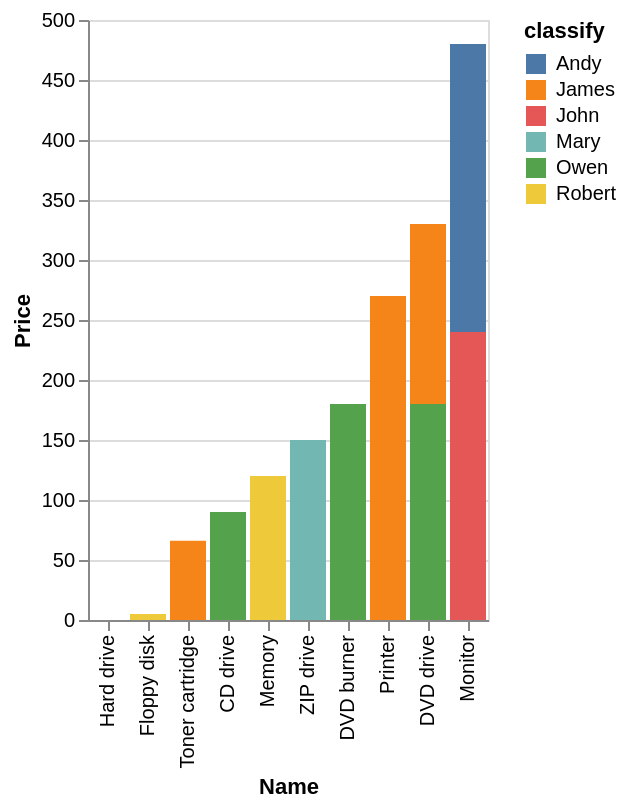

Vega-Lite specification for this chart:
### Vega-Lite specification from a JSON file in a GitHub repository (floating-point values rounded to 4 significant figures)
{"data": {"values": [{"x_data": "Floppy disk", "y_data": 0, "classify": "Andy"}, {"x_data": "Toner cartridge", "y_data": 0, "classify": "Andy"}, {"x_data": "CD drive", "y_data": 0, "classify": "Andy"}, {"x_data": "Memory", "y_data": 0, "classify": "Andy"}, {"x_data": "ZIP drive", "y_data": 0, "classify": "Andy"}, {"x_data": "DVD burner", "y_data": 0, "classify": "Andy"}, {"x_data": "Hard drive", "y_data": 0, "classify": "Andy"}, {"x_data": "Monitor", "y_data": 240, "classify": "Andy"}, {"x_data": "Printer", "y_data": 0, "classify": "Andy"}, {"x_data": "DVD drive", "y_data": 0, "classify": "Andy"}, {"x_data": "Floppy disk", "y_data": 0, "classify": "James"}, {"x_data": "Toner cartridge", "y_data": 66, "classify": "James"}, {"x_data": "CD drive", "y_data": 0, "classify": "James"}, {"x_data": "Memory", "y_data": 0, "classify": "James"}, {"x_data": "ZIP drive", "y_data": 0, "classify": "James"}, {"x_data": "DVD burner", "y_data": 0, "classify": "James"}, {"x_data": "Hard drive", "y_data": 0, "classify": "James"}, {"x_data": "Monitor", "y_data": 0, "classify": "James"}, {"x_data": "Printer", "y_data": 270, "classify": "James"}, {"x_data": "DVD drive", "y_data": 150, "classify": "James"}, {"x_data": "Floppy disk", "y_data": 0, "classify": "John"}, {"x_data": "Toner cartridge", "y_data": 0, "classify": "John"}, {"x_data": "CD drive", "y_data": 0, "classify": "John"}, {"x_data": "Memory", "y_data": 0, "classify": "John"}, {"x_data": "ZIP drive", "y_data": 0, "classify": "John"}, {"x_data": "DVD burner", "y_data": 0, "classify": "John"}, {"x_data": "Hard drive", "y_data": 0, "classify": "John"}, {"x_data": "Monitor", "y_data": 240, "classify": "John"}, {"x_data": "Printer", "y_data": 0, "classify": "John"}, {"x_data": "DVD drive", "y_data": 0, "classify": "John"}, {"x_data": "Floppy disk", "y_data": 0, "classify": "Mary"}, {"x_data": "Toner cartridge", "y_data": 0, "classify": "Mary"}, {"x_data": "CD drive", "y_data": 0, "classify": "Mary"}, {"x_data": "Memory", "y_data": 0, "classify": "Mary"}, {"x_data": "ZIP drive", "y_data": 150, "classify": "Mary"}, {"x_data": "DVD burner", "y_data": 0, "classify": "Mary"}, {"x_data": "Hard drive", "y_data": 0, "classify": "Mary"}, {"x_data": "Monitor", "y_data": 0, "classify": "Mary"}, {"x_data": "Printer", "y_data": 0, "classify": "Mary"}, {"x_data": "DVD drive", "y_data": 0, "classify": "Mary"}, {"x_data": "Floppy disk", "y_data": 0, "classify": "Owen"}, {"x_data": "Toner cartridge", "y_data": 0, "classify": "Owen"}, {"x_data": "CD drive", "y_data": 90, "classify": "Owen"}, {"x_data": "Memory", "y_data": 0, "classify": "Owen"}, {"x_data": "ZIP drive", "y_data": 0, "classify": "Owen"}, {"x_data": "DVD burner", "y_data": 180, "classify": "Owen"}, {"x_data": "Hard drive", "y_data": 0, "classify": "Owen"}, {"x_data": "Monitor", "y_data": 0, "classify": "Owen"}, {"x_data": "Printer", "y_data": 0, "classify": "Owen"}, {"x_data": "DVD drive", "y_data": 180, "classify": "Owen"}, {"x_data": "Floppy disk", "y_data": 5, "classify": "Robert"}, {"x_data": "Toner cartridge", "y_data": 0, "classify": "Robert"}, {"x_data": "CD drive", "y_data": 0, "classify": "Robert"}, {"x_data": "Memory", "y_data": 120, "classify": "Robert"}, {"x_data": "ZIP drive", "y_data": 0, "classify": "Robert"}, {"x_data": "DVD burner", "y_data": 0, "classify": "Robert"}, {"x_data": "Hard drive", "y_data": 0, "classify": "Robert"}, {"x_data": "Monitor", "y_data": 0, "classify": "Robert"}, {"x_data": "Printer", "y_data": 0, "classify": "Robert"}, {"x_data": "DVD drive", "y_data": 0, "classify": "Robert"}]}, "mark": "bar", "encoding": {"x": {"field": "x_data", "type": "nominal", "title": "Name", "sort": {"op": "sum", "field": "y_data", "order": "ascending"}}, "y": {"field": "y_data", "type": "quantitative", "title": "Price"}, "color": {"field": "classify"}}}
